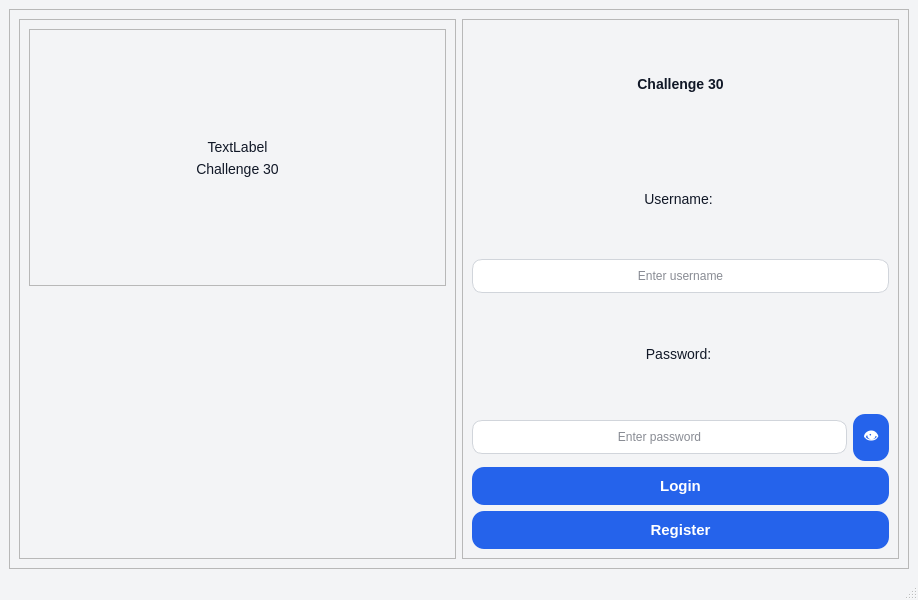
<?xml version="1.0" encoding="UTF-8"?>
<ui version="4.0">
 <class>MainWindow</class>
 <widget class="QMainWindow" name="MainWindow">
  <property name="geometry">
   <rect>
    <x>0</x>
    <y>0</y>
    <width>912</width>
    <height>600</height>
   </rect>
  </property>
  <property name="font">
   <font>
    <pointsize>22</pointsize>
    <bold>true</bold>
   </font>
  </property>
  <property name="windowTitle">
   <string>Challenge 30 - Login</string>
  </property>
  <property name="styleSheet">
   <string notr="true">QMainWindow {
    background-color: #f3f4f6;
}

QLabel {
    color: #111827;
    font-size: 14px;
}

QLineEdit {
    background: white;
    border: 1px solid #d1d5db;
    border-radius: 10px;
    padding: 8px 10px;
    color: #111827;
}

QLineEdit:focus {
    border: 2px solid #2563eb;
}

QPushButton {
    background-color: #2563eb;
    color: white;
    border: none;
    border-radius: 12px;
    padding: 10px;
    font-size: 15px;
    font-weight: bold;
}

QPushButton:hover {
    background-color: #1d4ed8;
}

QPushButton:pressed {
    background-color: #1e40af;
}</string>
  </property>
  <widget class="QWidget" name="centralwidget">
   <layout class="QVBoxLayout" name="verticalLayout_3">
    <item>
     <widget class="QFrame" name="frameContainer">
      <property name="minimumSize">
       <size>
        <width>900</width>
        <height>500</height>
       </size>
      </property>
      <property name="frameShape">
       <enum>QFrame::Shape::StyledPanel</enum>
      </property>
      <property name="frameShadow">
       <enum>QFrame::Shadow::Raised</enum>
      </property>
      <layout class="QHBoxLayout" name="horizontalLayout">
       <item>
        <widget class="QFrame" name="frameImage">
         <property name="sizePolicy">
          <sizepolicy hsizetype="Expanding" vsizetype="Expanding">
           <horstretch>0</horstretch>
           <verstretch>0</verstretch>
          </sizepolicy>
         </property>
         <property name="minimumSize">
          <size>
           <width>400</width>
           <height>0</height>
          </size>
         </property>
         <property name="frameShape">
          <enum>QFrame::Shape::StyledPanel</enum>
         </property>
         <property name="frameShadow">
          <enum>QFrame::Shadow::Raised</enum>
         </property>
         <layout class="QVBoxLayout" name="verticalLayout_2">
          <item>
           <widget class="QFrame" name="frameOverlay">
            <property name="frameShape">
             <enum>QFrame::Shape::StyledPanel</enum>
            </property>
            <property name="frameShadow">
             <enum>QFrame::Shadow::Raised</enum>
            </property>
            <layout class="QVBoxLayout" name="verticalLayout_4">
             <item>
              <spacer name="verticalSpacer">
               <property name="orientation">
                <enum>Qt::Orientation::Vertical</enum>
               </property>
               <property name="sizeHint" stdset="0">
                <size>
                 <width>20</width>
                 <height>40</height>
                </size>
               </property>
              </spacer>
             </item>
             <item>
              <widget class="QLabel" name="labelOverlaySubtitle">
               <property name="text">
                <string>TextLabel</string>
               </property>
               <property name="alignment">
                <set>Qt::AlignmentFlag::AlignCenter</set>
               </property>
              </widget>
             </item>
             <item>
              <widget class="QLabel" name="labelOverlayTitle">
               <property name="text">
                <string>Challenge 30</string>
               </property>
               <property name="alignment">
                <set>Qt::AlignmentFlag::AlignCenter</set>
               </property>
              </widget>
             </item>
             <item>
              <spacer name="verticalSpacer_2">
               <property name="orientation">
                <enum>Qt::Orientation::Vertical</enum>
               </property>
               <property name="sizeHint" stdset="0">
                <size>
                 <width>20</width>
                 <height>40</height>
                </size>
               </property>
              </spacer>
             </item>
            </layout>
           </widget>
          </item>
          <item>
           <widget class="QLabel" name="labelImage">
            <property name="sizePolicy">
             <sizepolicy hsizetype="Expanding" vsizetype="Expanding">
              <horstretch>0</horstretch>
              <verstretch>0</verstretch>
             </sizepolicy>
            </property>
            <property name="text">
             <string/>
            </property>
            <property name="scaledContents">
             <bool>true</bool>
            </property>
           </widget>
          </item>
         </layout>
        </widget>
       </item>
       <item>
        <widget class="QFrame" name="frameLogin">
         <property name="sizePolicy">
          <sizepolicy hsizetype="Preferred" vsizetype="Preferred">
           <horstretch>0</horstretch>
           <verstretch>0</verstretch>
          </sizepolicy>
         </property>
         <property name="minimumSize">
          <size>
           <width>400</width>
           <height>0</height>
          </size>
         </property>
         <property name="frameShape">
          <enum>QFrame::Shape::StyledPanel</enum>
         </property>
         <property name="frameShadow">
          <enum>QFrame::Shadow::Raised</enum>
         </property>
         <layout class="QVBoxLayout" name="verticalLayout">
          <item>
           <widget class="QLabel" name="labelTitle">
            <property name="font">
             <font>
              <pointsize>-1</pointsize>
              <bold>true</bold>
             </font>
            </property>
            <property name="text">
             <string>Challenge 30</string>
            </property>
            <property name="alignment">
             <set>Qt::AlignmentFlag::AlignCenter</set>
            </property>
           </widget>
          </item>
          <item>
           <widget class="QLabel" name="labelUsername">
            <property name="text">
             <string>Username: </string>
            </property>
            <property name="alignment">
             <set>Qt::AlignmentFlag::AlignCenter</set>
            </property>
           </widget>
          </item>
          <item>
           <widget class="QLineEdit" name="lineEditUsername">
            <property name="minimumSize">
             <size>
              <width>40</width>
              <height>0</height>
             </size>
            </property>
            <property name="alignment">
             <set>Qt::AlignmentFlag::AlignCenter</set>
            </property>
            <property name="placeholderText">
             <string>Enter username</string>
            </property>
           </widget>
          </item>
          <item>
           <widget class="QLabel" name="labelPassword">
            <property name="text">
             <string>Password: </string>
            </property>
            <property name="alignment">
             <set>Qt::AlignmentFlag::AlignCenter</set>
            </property>
           </widget>
          </item>
          <item>
           <layout class="QHBoxLayout" name="horizontalLayout_2">
            <item>
             <widget class="QLineEdit" name="lineEditPassword">
              <property name="minimumSize">
               <size>
                <width>40</width>
                <height>0</height>
               </size>
              </property>
              <property name="echoMode">
               <enum>QLineEdit::EchoMode::Password</enum>
              </property>
              <property name="alignment">
               <set>Qt::AlignmentFlag::AlignCenter</set>
              </property>
              <property name="placeholderText">
               <string>Enter password</string>
              </property>
             </widget>
            </item>
            <item>
             <widget class="QPushButton" name="pushButtonTogglePassword">
              <property name="text">
               <string>👁</string>
              </property>
             </widget>
            </item>
           </layout>
          </item>
          <item>
           <widget class="QPushButton" name="pushButtonLogin">
            <property name="minimumSize">
             <size>
              <width>42</width>
              <height>0</height>
             </size>
            </property>
            <property name="text">
             <string>Login</string>
            </property>
           </widget>
          </item>
          <item>
           <widget class="QPushButton" name="pushButtonRegister">
            <property name="minimumSize">
             <size>
              <width>42</width>
              <height>0</height>
             </size>
            </property>
            <property name="text">
             <string>Register</string>
            </property>
           </widget>
          </item>
         </layout>
        </widget>
       </item>
      </layout>
     </widget>
    </item>
   </layout>
  </widget>
  <widget class="QMenuBar" name="menubar">
   <property name="geometry">
    <rect>
     <x>0</x>
     <y>0</y>
     <width>912</width>
     <height>18</height>
    </rect>
   </property>
  </widget>
  <widget class="QStatusBar" name="statusbar"/>
 </widget>
 <resources/>
 <connections/>
</ui>
